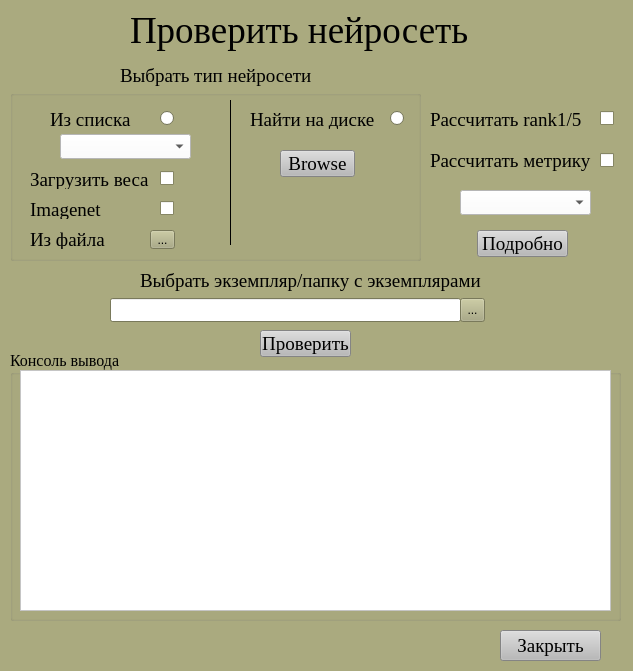
<?xml version="1.0" encoding="UTF-8"?>
<ui version="4.0">
 <class>MainWindow</class>
 <widget class="QMainWindow" name="MainWindow">
  <property name="geometry">
   <rect>
    <x>0</x>
    <y>0</y>
    <width>633</width>
    <height>671</height>
   </rect>
  </property>
  <property name="palette">
   <palette>
    <active>
     <colorrole role="WindowText">
      <brush brushstyle="SolidPattern">
       <color alpha="255">
        <red>0</red>
        <green>0</green>
        <blue>0</blue>
       </color>
      </brush>
     </colorrole>
     <colorrole role="Button">
      <brush brushstyle="SolidPattern">
       <color alpha="255">
        <red>170</red>
        <green>170</green>
        <blue>127</blue>
       </color>
      </brush>
     </colorrole>
     <colorrole role="Light">
      <brush brushstyle="SolidPattern">
       <color alpha="255">
        <red>255</red>
        <green>255</green>
        <blue>191</blue>
       </color>
      </brush>
     </colorrole>
     <colorrole role="Midlight">
      <brush brushstyle="SolidPattern">
       <color alpha="255">
        <red>212</red>
        <green>212</green>
        <blue>159</blue>
       </color>
      </brush>
     </colorrole>
     <colorrole role="Dark">
      <brush brushstyle="SolidPattern">
       <color alpha="255">
        <red>85</red>
        <green>85</green>
        <blue>64</blue>
       </color>
      </brush>
     </colorrole>
     <colorrole role="Mid">
      <brush brushstyle="SolidPattern">
       <color alpha="255">
        <red>113</red>
        <green>113</green>
        <blue>85</blue>
       </color>
      </brush>
     </colorrole>
     <colorrole role="Text">
      <brush brushstyle="SolidPattern">
       <color alpha="255">
        <red>0</red>
        <green>0</green>
        <blue>0</blue>
       </color>
      </brush>
     </colorrole>
     <colorrole role="BrightText">
      <brush brushstyle="SolidPattern">
       <color alpha="255">
        <red>255</red>
        <green>255</green>
        <blue>255</blue>
       </color>
      </brush>
     </colorrole>
     <colorrole role="ButtonText">
      <brush brushstyle="SolidPattern">
       <color alpha="255">
        <red>0</red>
        <green>0</green>
        <blue>0</blue>
       </color>
      </brush>
     </colorrole>
     <colorrole role="Base">
      <brush brushstyle="SolidPattern">
       <color alpha="255">
        <red>255</red>
        <green>255</green>
        <blue>255</blue>
       </color>
      </brush>
     </colorrole>
     <colorrole role="Window">
      <brush brushstyle="SolidPattern">
       <color alpha="255">
        <red>170</red>
        <green>170</green>
        <blue>127</blue>
       </color>
      </brush>
     </colorrole>
     <colorrole role="Shadow">
      <brush brushstyle="SolidPattern">
       <color alpha="255">
        <red>0</red>
        <green>0</green>
        <blue>0</blue>
       </color>
      </brush>
     </colorrole>
     <colorrole role="AlternateBase">
      <brush brushstyle="SolidPattern">
       <color alpha="255">
        <red>212</red>
        <green>212</green>
        <blue>191</blue>
       </color>
      </brush>
     </colorrole>
     <colorrole role="ToolTipBase">
      <brush brushstyle="SolidPattern">
       <color alpha="255">
        <red>255</red>
        <green>255</green>
        <blue>220</blue>
       </color>
      </brush>
     </colorrole>
     <colorrole role="ToolTipText">
      <brush brushstyle="SolidPattern">
       <color alpha="255">
        <red>0</red>
        <green>0</green>
        <blue>0</blue>
       </color>
      </brush>
     </colorrole>
     <colorrole role="PlaceholderText">
      <brush brushstyle="SolidPattern">
       <color alpha="128">
        <red>0</red>
        <green>0</green>
        <blue>0</blue>
       </color>
      </brush>
     </colorrole>
    </active>
    <inactive>
     <colorrole role="WindowText">
      <brush brushstyle="SolidPattern">
       <color alpha="255">
        <red>0</red>
        <green>0</green>
        <blue>0</blue>
       </color>
      </brush>
     </colorrole>
     <colorrole role="Button">
      <brush brushstyle="SolidPattern">
       <color alpha="255">
        <red>170</red>
        <green>170</green>
        <blue>127</blue>
       </color>
      </brush>
     </colorrole>
     <colorrole role="Light">
      <brush brushstyle="SolidPattern">
       <color alpha="255">
        <red>255</red>
        <green>255</green>
        <blue>191</blue>
       </color>
      </brush>
     </colorrole>
     <colorrole role="Midlight">
      <brush brushstyle="SolidPattern">
       <color alpha="255">
        <red>212</red>
        <green>212</green>
        <blue>159</blue>
       </color>
      </brush>
     </colorrole>
     <colorrole role="Dark">
      <brush brushstyle="SolidPattern">
       <color alpha="255">
        <red>85</red>
        <green>85</green>
        <blue>64</blue>
       </color>
      </brush>
     </colorrole>
     <colorrole role="Mid">
      <brush brushstyle="SolidPattern">
       <color alpha="255">
        <red>113</red>
        <green>113</green>
        <blue>85</blue>
       </color>
      </brush>
     </colorrole>
     <colorrole role="Text">
      <brush brushstyle="SolidPattern">
       <color alpha="255">
        <red>0</red>
        <green>0</green>
        <blue>0</blue>
       </color>
      </brush>
     </colorrole>
     <colorrole role="BrightText">
      <brush brushstyle="SolidPattern">
       <color alpha="255">
        <red>255</red>
        <green>255</green>
        <blue>255</blue>
       </color>
      </brush>
     </colorrole>
     <colorrole role="ButtonText">
      <brush brushstyle="SolidPattern">
       <color alpha="255">
        <red>0</red>
        <green>0</green>
        <blue>0</blue>
       </color>
      </brush>
     </colorrole>
     <colorrole role="Base">
      <brush brushstyle="SolidPattern">
       <color alpha="255">
        <red>255</red>
        <green>255</green>
        <blue>255</blue>
       </color>
      </brush>
     </colorrole>
     <colorrole role="Window">
      <brush brushstyle="SolidPattern">
       <color alpha="255">
        <red>170</red>
        <green>170</green>
        <blue>127</blue>
       </color>
      </brush>
     </colorrole>
     <colorrole role="Shadow">
      <brush brushstyle="SolidPattern">
       <color alpha="255">
        <red>0</red>
        <green>0</green>
        <blue>0</blue>
       </color>
      </brush>
     </colorrole>
     <colorrole role="AlternateBase">
      <brush brushstyle="SolidPattern">
       <color alpha="255">
        <red>212</red>
        <green>212</green>
        <blue>191</blue>
       </color>
      </brush>
     </colorrole>
     <colorrole role="ToolTipBase">
      <brush brushstyle="SolidPattern">
       <color alpha="255">
        <red>255</red>
        <green>255</green>
        <blue>220</blue>
       </color>
      </brush>
     </colorrole>
     <colorrole role="ToolTipText">
      <brush brushstyle="SolidPattern">
       <color alpha="255">
        <red>0</red>
        <green>0</green>
        <blue>0</blue>
       </color>
      </brush>
     </colorrole>
     <colorrole role="PlaceholderText">
      <brush brushstyle="SolidPattern">
       <color alpha="128">
        <red>0</red>
        <green>0</green>
        <blue>0</blue>
       </color>
      </brush>
     </colorrole>
    </inactive>
    <disabled>
     <colorrole role="WindowText">
      <brush brushstyle="SolidPattern">
       <color alpha="255">
        <red>85</red>
        <green>85</green>
        <blue>64</blue>
       </color>
      </brush>
     </colorrole>
     <colorrole role="Button">
      <brush brushstyle="SolidPattern">
       <color alpha="255">
        <red>170</red>
        <green>170</green>
        <blue>127</blue>
       </color>
      </brush>
     </colorrole>
     <colorrole role="Light">
      <brush brushstyle="SolidPattern">
       <color alpha="255">
        <red>255</red>
        <green>255</green>
        <blue>191</blue>
       </color>
      </brush>
     </colorrole>
     <colorrole role="Midlight">
      <brush brushstyle="SolidPattern">
       <color alpha="255">
        <red>212</red>
        <green>212</green>
        <blue>159</blue>
       </color>
      </brush>
     </colorrole>
     <colorrole role="Dark">
      <brush brushstyle="SolidPattern">
       <color alpha="255">
        <red>85</red>
        <green>85</green>
        <blue>64</blue>
       </color>
      </brush>
     </colorrole>
     <colorrole role="Mid">
      <brush brushstyle="SolidPattern">
       <color alpha="255">
        <red>113</red>
        <green>113</green>
        <blue>85</blue>
       </color>
      </brush>
     </colorrole>
     <colorrole role="Text">
      <brush brushstyle="SolidPattern">
       <color alpha="255">
        <red>85</red>
        <green>85</green>
        <blue>64</blue>
       </color>
      </brush>
     </colorrole>
     <colorrole role="BrightText">
      <brush brushstyle="SolidPattern">
       <color alpha="255">
        <red>255</red>
        <green>255</green>
        <blue>255</blue>
       </color>
      </brush>
     </colorrole>
     <colorrole role="ButtonText">
      <brush brushstyle="SolidPattern">
       <color alpha="255">
        <red>85</red>
        <green>85</green>
        <blue>64</blue>
       </color>
      </brush>
     </colorrole>
     <colorrole role="Base">
      <brush brushstyle="SolidPattern">
       <color alpha="255">
        <red>170</red>
        <green>170</green>
        <blue>127</blue>
       </color>
      </brush>
     </colorrole>
     <colorrole role="Window">
      <brush brushstyle="SolidPattern">
       <color alpha="255">
        <red>170</red>
        <green>170</green>
        <blue>127</blue>
       </color>
      </brush>
     </colorrole>
     <colorrole role="Shadow">
      <brush brushstyle="SolidPattern">
       <color alpha="255">
        <red>0</red>
        <green>0</green>
        <blue>0</blue>
       </color>
      </brush>
     </colorrole>
     <colorrole role="AlternateBase">
      <brush brushstyle="SolidPattern">
       <color alpha="255">
        <red>170</red>
        <green>170</green>
        <blue>127</blue>
       </color>
      </brush>
     </colorrole>
     <colorrole role="ToolTipBase">
      <brush brushstyle="SolidPattern">
       <color alpha="255">
        <red>255</red>
        <green>255</green>
        <blue>220</blue>
       </color>
      </brush>
     </colorrole>
     <colorrole role="ToolTipText">
      <brush brushstyle="SolidPattern">
       <color alpha="255">
        <red>0</red>
        <green>0</green>
        <blue>0</blue>
       </color>
      </brush>
     </colorrole>
     <colorrole role="PlaceholderText">
      <brush brushstyle="SolidPattern">
       <color alpha="128">
        <red>0</red>
        <green>0</green>
        <blue>0</blue>
       </color>
      </brush>
     </colorrole>
    </disabled>
   </palette>
  </property>
  <property name="windowTitle">
   <string>MainWindow</string>
  </property>
  <widget class="QWidget" name="centralwidget">
   <widget class="QLabel" name="label">
    <property name="geometry">
     <rect>
      <x>130</x>
      <y>10</y>
      <width>341</width>
      <height>41</height>
     </rect>
    </property>
    <property name="font">
     <font>
      <family>Times New Roman</family>
      <pointsize>28</pointsize>
     </font>
    </property>
    <property name="text">
     <string>Проверить нейросеть</string>
    </property>
   </widget>
   <widget class="QLabel" name="label_2">
    <property name="geometry">
     <rect>
      <x>120</x>
      <y>60</y>
      <width>191</width>
      <height>31</height>
     </rect>
    </property>
    <property name="font">
     <font>
      <family>Times New Roman</family>
      <pointsize>14</pointsize>
     </font>
    </property>
    <property name="text">
     <string>Выбрать тип нейросети</string>
    </property>
   </widget>
   <widget class="QLineEdit" name="lineEdit">
    <property name="geometry">
     <rect>
      <x>110</x>
      <y>298</y>
      <width>351</width>
      <height>24</height>
     </rect>
    </property>
    <property name="font">
     <font>
      <family>Times New Roman</family>
      <pointsize>10</pointsize>
     </font>
    </property>
   </widget>
   <widget class="QToolButton" name="example_button">
    <property name="geometry">
     <rect>
      <x>460</x>
      <y>298</y>
      <width>25</width>
      <height>24</height>
     </rect>
    </property>
    <property name="text">
     <string>...</string>
    </property>
   </widget>
   <widget class="QLabel" name="label_8">
    <property name="geometry">
     <rect>
      <x>140</x>
      <y>270</y>
      <width>351</width>
      <height>21</height>
     </rect>
    </property>
    <property name="font">
     <font>
      <family>Times New Roman</family>
      <pointsize>14</pointsize>
     </font>
    </property>
    <property name="text">
     <string>Выбрать экземпляр/папку с экземплярами</string>
    </property>
   </widget>
   <widget class="QPushButton" name="check_button">
    <property name="geometry">
     <rect>
      <x>260</x>
      <y>330</y>
      <width>91</width>
      <height>27</height>
     </rect>
    </property>
    <property name="font">
     <font>
      <family>Times New Roman</family>
      <pointsize>14</pointsize>
     </font>
    </property>
    <property name="styleSheet">
     <string notr="true">background-color: rgb(185, 185, 185);</string>
    </property>
    <property name="text">
     <string>Проверить</string>
    </property>
   </widget>
   <widget class="QGroupBox" name="groupBox">
    <property name="geometry">
     <rect>
      <x>10</x>
      <y>350</y>
      <width>611</width>
      <height>271</height>
     </rect>
    </property>
    <property name="font">
     <font>
      <family>Times New Roman</family>
      <pointsize>12</pointsize>
     </font>
    </property>
    <property name="title">
     <string>Консоль вывода</string>
    </property>
    <widget class="QTextBrowser" name="console_train">
     <property name="geometry">
      <rect>
       <x>10</x>
       <y>20</y>
       <width>591</width>
       <height>241</height>
      </rect>
     </property>
     <property name="font">
      <font>
       <family>Times New Roman</family>
       <pointsize>12</pointsize>
      </font>
     </property>
     <property name="styleSheet">
      <string notr="true">background-color: rgb(255, 255, 255);</string>
     </property>
    </widget>
   </widget>
   <widget class="QPushButton" name="close_button">
    <property name="geometry">
     <rect>
      <x>500</x>
      <y>630</y>
      <width>101</width>
      <height>31</height>
     </rect>
    </property>
    <property name="font">
     <font>
      <family>Times New Roman</family>
      <pointsize>14</pointsize>
     </font>
    </property>
    <property name="styleSheet">
     <string notr="true">background-color: rgb(185, 185, 185);</string>
    </property>
    <property name="text">
     <string>Закрыть</string>
    </property>
   </widget>
   <widget class="QGroupBox" name="groupBox_2">
    <property name="geometry">
     <rect>
      <x>10</x>
      <y>90</y>
      <width>411</width>
      <height>171</height>
     </rect>
    </property>
    <property name="title">
     <string/>
    </property>
    <widget class="QRadioButton" name="list_check">
     <property name="geometry">
      <rect>
       <x>150</x>
       <y>20</y>
       <width>16</width>
       <height>17</height>
      </rect>
     </property>
     <property name="text">
      <string/>
     </property>
    </widget>
    <widget class="QRadioButton" name="disk_check">
     <property name="geometry">
      <rect>
       <x>380</x>
       <y>20</y>
       <width>16</width>
       <height>17</height>
      </rect>
     </property>
     <property name="text">
      <string/>
     </property>
    </widget>
    <widget class="QPushButton" name="disk_button">
     <property name="geometry">
      <rect>
       <x>270</x>
       <y>60</y>
       <width>75</width>
       <height>27</height>
      </rect>
     </property>
     <property name="font">
      <font>
       <family>Times New Roman</family>
       <pointsize>14</pointsize>
      </font>
     </property>
     <property name="styleSheet">
      <string notr="true">background-color: rgb(185, 185, 185);</string>
     </property>
     <property name="text">
      <string>Browse</string>
     </property>
    </widget>
    <widget class="QLabel" name="label_6">
     <property name="geometry">
      <rect>
       <x>240</x>
       <y>20</y>
       <width>131</width>
       <height>19</height>
      </rect>
     </property>
     <property name="font">
      <font>
       <family>Times New Roman</family>
       <pointsize>14</pointsize>
      </font>
     </property>
     <property name="text">
      <string>Найти на диске</string>
     </property>
    </widget>
    <widget class="QLabel" name="label_3">
     <property name="geometry">
      <rect>
       <x>220</x>
       <y>10</y>
       <width>1</width>
       <height>145</height>
      </rect>
     </property>
     <property name="palette">
      <palette>
       <active>
        <colorrole role="WindowText">
         <brush brushstyle="SolidPattern">
          <color alpha="255">
           <red>0</red>
           <green>0</green>
           <blue>0</blue>
          </color>
         </brush>
        </colorrole>
        <colorrole role="Button">
         <brush brushstyle="SolidPattern">
          <color alpha="255">
           <red>0</red>
           <green>0</green>
           <blue>0</blue>
          </color>
         </brush>
        </colorrole>
        <colorrole role="Light">
         <brush brushstyle="SolidPattern">
          <color alpha="255">
           <red>255</red>
           <green>255</green>
           <blue>255</blue>
          </color>
         </brush>
        </colorrole>
        <colorrole role="Midlight">
         <brush brushstyle="SolidPattern">
          <color alpha="255">
           <red>255</red>
           <green>255</green>
           <blue>255</blue>
          </color>
         </brush>
        </colorrole>
        <colorrole role="Dark">
         <brush brushstyle="SolidPattern">
          <color alpha="255">
           <red>127</red>
           <green>127</green>
           <blue>127</blue>
          </color>
         </brush>
        </colorrole>
        <colorrole role="Mid">
         <brush brushstyle="SolidPattern">
          <color alpha="255">
           <red>170</red>
           <green>170</green>
           <blue>170</blue>
          </color>
         </brush>
        </colorrole>
        <colorrole role="Text">
         <brush brushstyle="SolidPattern">
          <color alpha="255">
           <red>0</red>
           <green>0</green>
           <blue>0</blue>
          </color>
         </brush>
        </colorrole>
        <colorrole role="BrightText">
         <brush brushstyle="SolidPattern">
          <color alpha="255">
           <red>255</red>
           <green>255</green>
           <blue>255</blue>
          </color>
         </brush>
        </colorrole>
        <colorrole role="ButtonText">
         <brush brushstyle="SolidPattern">
          <color alpha="255">
           <red>0</red>
           <green>0</green>
           <blue>0</blue>
          </color>
         </brush>
        </colorrole>
        <colorrole role="Base">
         <brush brushstyle="SolidPattern">
          <color alpha="255">
           <red>0</red>
           <green>0</green>
           <blue>0</blue>
          </color>
         </brush>
        </colorrole>
        <colorrole role="Window">
         <brush brushstyle="SolidPattern">
          <color alpha="255">
           <red>0</red>
           <green>0</green>
           <blue>0</blue>
          </color>
         </brush>
        </colorrole>
        <colorrole role="Shadow">
         <brush brushstyle="SolidPattern">
          <color alpha="255">
           <red>0</red>
           <green>0</green>
           <blue>0</blue>
          </color>
         </brush>
        </colorrole>
        <colorrole role="AlternateBase">
         <brush brushstyle="SolidPattern">
          <color alpha="255">
           <red>255</red>
           <green>255</green>
           <blue>255</blue>
          </color>
         </brush>
        </colorrole>
        <colorrole role="ToolTipBase">
         <brush brushstyle="SolidPattern">
          <color alpha="255">
           <red>255</red>
           <green>255</green>
           <blue>220</blue>
          </color>
         </brush>
        </colorrole>
        <colorrole role="ToolTipText">
         <brush brushstyle="SolidPattern">
          <color alpha="255">
           <red>0</red>
           <green>0</green>
           <blue>0</blue>
          </color>
         </brush>
        </colorrole>
        <colorrole role="PlaceholderText">
         <brush brushstyle="SolidPattern">
          <color alpha="128">
           <red>0</red>
           <green>0</green>
           <blue>0</blue>
          </color>
         </brush>
        </colorrole>
       </active>
       <inactive>
        <colorrole role="WindowText">
         <brush brushstyle="SolidPattern">
          <color alpha="255">
           <red>0</red>
           <green>0</green>
           <blue>0</blue>
          </color>
         </brush>
        </colorrole>
        <colorrole role="Button">
         <brush brushstyle="SolidPattern">
          <color alpha="255">
           <red>0</red>
           <green>0</green>
           <blue>0</blue>
          </color>
         </brush>
        </colorrole>
        <colorrole role="Light">
         <brush brushstyle="SolidPattern">
          <color alpha="255">
           <red>255</red>
           <green>255</green>
           <blue>255</blue>
          </color>
         </brush>
        </colorrole>
        <colorrole role="Midlight">
         <brush brushstyle="SolidPattern">
          <color alpha="255">
           <red>255</red>
           <green>255</green>
           <blue>255</blue>
          </color>
         </brush>
        </colorrole>
        <colorrole role="Dark">
         <brush brushstyle="SolidPattern">
          <color alpha="255">
           <red>127</red>
           <green>127</green>
           <blue>127</blue>
          </color>
         </brush>
        </colorrole>
        <colorrole role="Mid">
         <brush brushstyle="SolidPattern">
          <color alpha="255">
           <red>170</red>
           <green>170</green>
           <blue>170</blue>
          </color>
         </brush>
        </colorrole>
        <colorrole role="Text">
         <brush brushstyle="SolidPattern">
          <color alpha="255">
           <red>0</red>
           <green>0</green>
           <blue>0</blue>
          </color>
         </brush>
        </colorrole>
        <colorrole role="BrightText">
         <brush brushstyle="SolidPattern">
          <color alpha="255">
           <red>255</red>
           <green>255</green>
           <blue>255</blue>
          </color>
         </brush>
        </colorrole>
        <colorrole role="ButtonText">
         <brush brushstyle="SolidPattern">
          <color alpha="255">
           <red>0</red>
           <green>0</green>
           <blue>0</blue>
          </color>
         </brush>
        </colorrole>
        <colorrole role="Base">
         <brush brushstyle="SolidPattern">
          <color alpha="255">
           <red>0</red>
           <green>0</green>
           <blue>0</blue>
          </color>
         </brush>
        </colorrole>
        <colorrole role="Window">
         <brush brushstyle="SolidPattern">
          <color alpha="255">
           <red>0</red>
           <green>0</green>
           <blue>0</blue>
          </color>
         </brush>
        </colorrole>
        <colorrole role="Shadow">
         <brush brushstyle="SolidPattern">
          <color alpha="255">
           <red>0</red>
           <green>0</green>
           <blue>0</blue>
          </color>
         </brush>
        </colorrole>
        <colorrole role="AlternateBase">
         <brush brushstyle="SolidPattern">
          <color alpha="255">
           <red>255</red>
           <green>255</green>
           <blue>255</blue>
          </color>
         </brush>
        </colorrole>
        <colorrole role="ToolTipBase">
         <brush brushstyle="SolidPattern">
          <color alpha="255">
           <red>255</red>
           <green>255</green>
           <blue>220</blue>
          </color>
         </brush>
        </colorrole>
        <colorrole role="ToolTipText">
         <brush brushstyle="SolidPattern">
          <color alpha="255">
           <red>0</red>
           <green>0</green>
           <blue>0</blue>
          </color>
         </brush>
        </colorrole>
        <colorrole role="PlaceholderText">
         <brush brushstyle="SolidPattern">
          <color alpha="128">
           <red>0</red>
           <green>0</green>
           <blue>0</blue>
          </color>
         </brush>
        </colorrole>
       </inactive>
       <disabled>
        <colorrole role="WindowText">
         <brush brushstyle="SolidPattern">
          <color alpha="255">
           <red>127</red>
           <green>127</green>
           <blue>127</blue>
          </color>
         </brush>
        </colorrole>
        <colorrole role="Button">
         <brush brushstyle="SolidPattern">
          <color alpha="255">
           <red>0</red>
           <green>0</green>
           <blue>0</blue>
          </color>
         </brush>
        </colorrole>
        <colorrole role="Light">
         <brush brushstyle="SolidPattern">
          <color alpha="255">
           <red>255</red>
           <green>255</green>
           <blue>255</blue>
          </color>
         </brush>
        </colorrole>
        <colorrole role="Midlight">
         <brush brushstyle="SolidPattern">
          <color alpha="255">
           <red>255</red>
           <green>255</green>
           <blue>255</blue>
          </color>
         </brush>
        </colorrole>
        <colorrole role="Dark">
         <brush brushstyle="SolidPattern">
          <color alpha="255">
           <red>127</red>
           <green>127</green>
           <blue>127</blue>
          </color>
         </brush>
        </colorrole>
        <colorrole role="Mid">
         <brush brushstyle="SolidPattern">
          <color alpha="255">
           <red>170</red>
           <green>170</green>
           <blue>170</blue>
          </color>
         </brush>
        </colorrole>
        <colorrole role="Text">
         <brush brushstyle="SolidPattern">
          <color alpha="255">
           <red>127</red>
           <green>127</green>
           <blue>127</blue>
          </color>
         </brush>
        </colorrole>
        <colorrole role="BrightText">
         <brush brushstyle="SolidPattern">
          <color alpha="255">
           <red>255</red>
           <green>255</green>
           <blue>255</blue>
          </color>
         </brush>
        </colorrole>
        <colorrole role="ButtonText">
         <brush brushstyle="SolidPattern">
          <color alpha="255">
           <red>127</red>
           <green>127</green>
           <blue>127</blue>
          </color>
         </brush>
        </colorrole>
        <colorrole role="Base">
         <brush brushstyle="SolidPattern">
          <color alpha="255">
           <red>0</red>
           <green>0</green>
           <blue>0</blue>
          </color>
         </brush>
        </colorrole>
        <colorrole role="Window">
         <brush brushstyle="SolidPattern">
          <color alpha="255">
           <red>0</red>
           <green>0</green>
           <blue>0</blue>
          </color>
         </brush>
        </colorrole>
        <colorrole role="Shadow">
         <brush brushstyle="SolidPattern">
          <color alpha="255">
           <red>0</red>
           <green>0</green>
           <blue>0</blue>
          </color>
         </brush>
        </colorrole>
        <colorrole role="AlternateBase">
         <brush brushstyle="SolidPattern">
          <color alpha="255">
           <red>255</red>
           <green>255</green>
           <blue>255</blue>
          </color>
         </brush>
        </colorrole>
        <colorrole role="ToolTipBase">
         <brush brushstyle="SolidPattern">
          <color alpha="255">
           <red>255</red>
           <green>255</green>
           <blue>220</blue>
          </color>
         </brush>
        </colorrole>
        <colorrole role="ToolTipText">
         <brush brushstyle="SolidPattern">
          <color alpha="255">
           <red>0</red>
           <green>0</green>
           <blue>0</blue>
          </color>
         </brush>
        </colorrole>
        <colorrole role="PlaceholderText">
         <brush brushstyle="SolidPattern">
          <color alpha="128">
           <red>0</red>
           <green>0</green>
           <blue>0</blue>
          </color>
         </brush>
        </colorrole>
       </disabled>
      </palette>
     </property>
     <property name="styleSheet">
      <string notr="true">background-color: rgb(0, 0, 0);</string>
     </property>
     <property name="text">
      <string/>
     </property>
    </widget>
    <widget class="QComboBox" name="list_of_nets">
     <property name="geometry">
      <rect>
       <x>50</x>
       <y>44</y>
       <width>131</width>
       <height>25</height>
      </rect>
     </property>
     <property name="font">
      <font>
       <family>Times New Roman</family>
       <pointsize>12</pointsize>
      </font>
     </property>
     <property name="styleSheet">
      <string notr="true">background-color: rgb(255, 255, 255);</string>
     </property>
    </widget>
    <widget class="QLabel" name="label_5">
     <property name="geometry">
      <rect>
       <x>40</x>
       <y>20</y>
       <width>91</width>
       <height>19</height>
      </rect>
     </property>
     <property name="font">
      <font>
       <family>Times New Roman</family>
       <pointsize>14</pointsize>
      </font>
     </property>
     <property name="text">
      <string>Из списка</string>
     </property>
    </widget>
    <widget class="QLabel" name="label_24">
     <property name="geometry">
      <rect>
       <x>20</x>
       <y>80</y>
       <width>121</width>
       <height>19</height>
      </rect>
     </property>
     <property name="font">
      <font>
       <family>Times New Roman</family>
       <pointsize>14</pointsize>
      </font>
     </property>
     <property name="text">
      <string>Загрузить веса</string>
     </property>
    </widget>
    <widget class="QCheckBox" name="weights_check">
     <property name="geometry">
      <rect>
       <x>150</x>
       <y>80</y>
       <width>16</width>
       <height>16</height>
      </rect>
     </property>
     <property name="font">
      <font>
       <family>Times New Roman</family>
       <pointsize>12</pointsize>
      </font>
     </property>
     <property name="text">
      <string/>
     </property>
     <property name="shortcut">
      <string comment="1"/>
     </property>
     <property name="tristate">
      <bool>false</bool>
     </property>
    </widget>
    <widget class="QLabel" name="label_25">
     <property name="geometry">
      <rect>
       <x>20</x>
       <y>110</y>
       <width>71</width>
       <height>19</height>
      </rect>
     </property>
     <property name="font">
      <font>
       <family>Times New Roman</family>
       <pointsize>14</pointsize>
      </font>
     </property>
     <property name="text">
      <string>Imagenet</string>
     </property>
    </widget>
    <widget class="QLabel" name="label_26">
     <property name="geometry">
      <rect>
       <x>20</x>
       <y>140</y>
       <width>121</width>
       <height>19</height>
      </rect>
     </property>
     <property name="font">
      <font>
       <family>Times New Roman</family>
       <pointsize>14</pointsize>
      </font>
     </property>
     <property name="text">
      <string>Из файла</string>
     </property>
    </widget>
    <widget class="QCheckBox" name="imagenet_check">
     <property name="geometry">
      <rect>
       <x>150</x>
       <y>110</y>
       <width>16</width>
       <height>16</height>
      </rect>
     </property>
     <property name="font">
      <font>
       <family>Times New Roman</family>
       <pointsize>12</pointsize>
      </font>
     </property>
     <property name="text">
      <string/>
     </property>
     <property name="shortcut">
      <string comment="1"/>
     </property>
     <property name="tristate">
      <bool>false</bool>
     </property>
    </widget>
    <widget class="QToolButton" name="weights_file">
     <property name="geometry">
      <rect>
       <x>140</x>
       <y>140</y>
       <width>25</width>
       <height>19</height>
      </rect>
     </property>
     <property name="text">
      <string>...</string>
     </property>
    </widget>
   </widget>
   <widget class="QCheckBox" name="rank_check">
    <property name="geometry">
     <rect>
      <x>600</x>
      <y>110</y>
      <width>16</width>
      <height>16</height>
     </rect>
    </property>
    <property name="font">
     <font>
      <family>Times New Roman</family>
      <pointsize>12</pointsize>
     </font>
    </property>
    <property name="text">
     <string/>
    </property>
    <property name="shortcut">
     <string comment="1"/>
    </property>
    <property name="tristate">
     <bool>false</bool>
    </property>
   </widget>
   <widget class="QLabel" name="label_27">
    <property name="geometry">
     <rect>
      <x>430</x>
      <y>110</y>
      <width>161</width>
      <height>19</height>
     </rect>
    </property>
    <property name="font">
     <font>
      <family>Times New Roman</family>
      <pointsize>14</pointsize>
     </font>
    </property>
    <property name="text">
     <string>Рассчитать rank1/5</string>
    </property>
   </widget>
   <widget class="QLabel" name="label_28">
    <property name="geometry">
     <rect>
      <x>430</x>
      <y>150</y>
      <width>161</width>
      <height>21</height>
     </rect>
    </property>
    <property name="font">
     <font>
      <family>Times New Roman</family>
      <pointsize>14</pointsize>
     </font>
    </property>
    <property name="text">
     <string>Рассчитать метрику</string>
    </property>
   </widget>
   <widget class="QCheckBox" name="metric_check">
    <property name="geometry">
     <rect>
      <x>600</x>
      <y>152</y>
      <width>16</width>
      <height>16</height>
     </rect>
    </property>
    <property name="font">
     <font>
      <family>Times New Roman</family>
      <pointsize>12</pointsize>
     </font>
    </property>
    <property name="text">
     <string/>
    </property>
    <property name="shortcut">
     <string comment="1"/>
    </property>
    <property name="tristate">
     <bool>false</bool>
    </property>
   </widget>
   <widget class="QComboBox" name="metrics_list">
    <property name="geometry">
     <rect>
      <x>460</x>
      <y>190</y>
      <width>131</width>
      <height>25</height>
     </rect>
    </property>
    <property name="font">
     <font>
      <family>Times New Roman</family>
      <pointsize>12</pointsize>
     </font>
    </property>
    <property name="styleSheet">
     <string notr="true">background-color: rgb(255, 255, 255);</string>
    </property>
   </widget>
   <widget class="QPushButton" name="metric_settings">
    <property name="geometry">
     <rect>
      <x>477</x>
      <y>230</y>
      <width>91</width>
      <height>27</height>
     </rect>
    </property>
    <property name="font">
     <font>
      <family>Times New Roman</family>
      <pointsize>14</pointsize>
     </font>
    </property>
    <property name="styleSheet">
     <string notr="true">background-color: rgb(185, 185, 185);</string>
    </property>
    <property name="text">
     <string>Подробно</string>
    </property>
   </widget>
   <zorder>groupBox_2</zorder>
   <zorder>label</zorder>
   <zorder>label_2</zorder>
   <zorder>lineEdit</zorder>
   <zorder>example_button</zorder>
   <zorder>label_8</zorder>
   <zorder>check_button</zorder>
   <zorder>groupBox</zorder>
   <zorder>close_button</zorder>
   <zorder>rank_check</zorder>
   <zorder>label_27</zorder>
   <zorder>label_28</zorder>
   <zorder>metric_check</zorder>
   <zorder>metrics_list</zorder>
   <zorder>metric_settings</zorder>
  </widget>
 </widget>
 <resources/>
 <connections/>
</ui>
